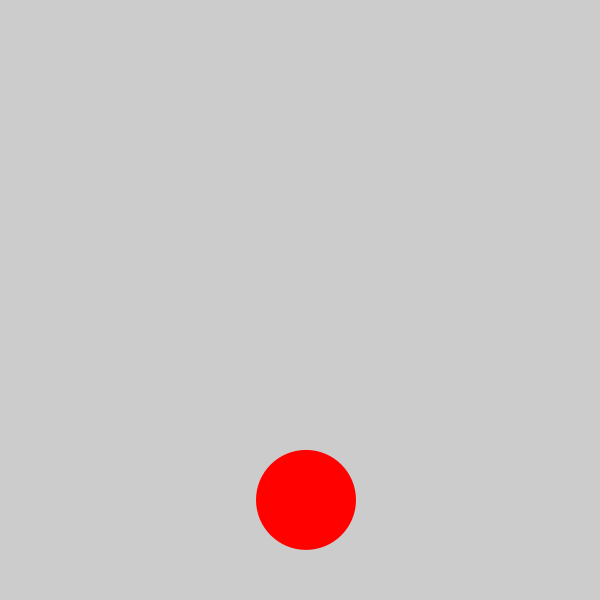
Frame 1 (no input)
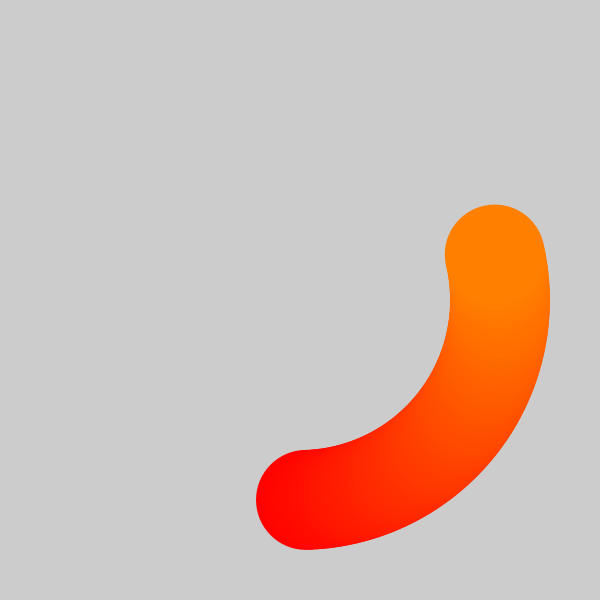
Frame 60 (the mouse pressed at the canvas centre just before this capture)
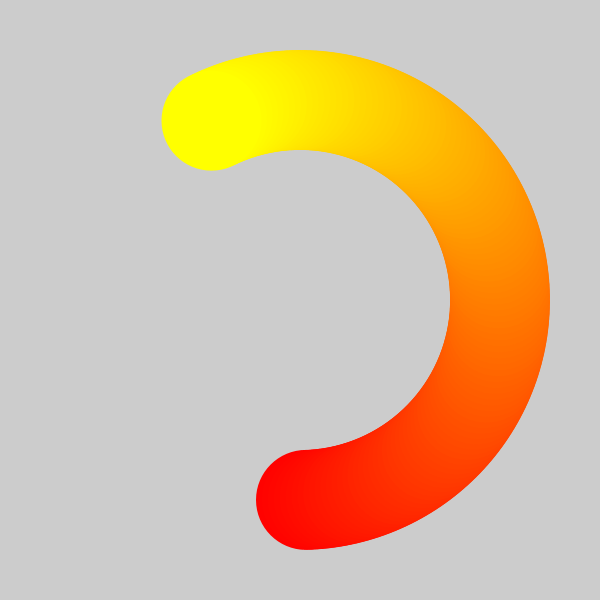
Frame 120 (the mouse held since frame 60 and released just before this capture)

The Processing sketch that drew these frames (run headless with seeded random() and noise(); from frame 60 on, the mouse is pressed at the canvas centre):

// Processing sketch: oscilacion_4
// ── oscilacion_4.pde
float posX;
float posY;
float sizeX, sizeY;
float vel;

float radio;
float counter=0; // creamos un contador que parte en cero

void setup() {
  size(600, 600);
  colorMode(HSB, 360, 100, 100);

  posX  = width/2;
  posY  = height/2;
  sizeX = 100;
  sizeY = 100;
  radio = 200;
  noStroke();
}

void draw() {
  //background(27);
  
  //este bloque es para que el contador sea ciclico, cuando llega a 360 vuelve a 0 y empieza de nuevo
  if (counter >360) {
    counter = 0; //si llega a 360, que se reinicie en 0
  } else {
    counter += 0.5; //mientras sea < a 360, que aumente
  }
  //println(counter);
  vel  = frameCount*0.03; //usamos esto para controlar la velocidad de rotacion
  posX = width/2  + sin(vel)*radio;
  posY = height/2 + cos(vel)*radio;

  fill(counter, 100, 100); //usamos el contador para ir cambiando el color progresiva y ciclicamente
  ellipse(posX, posY, sizeX, sizeY);
}
